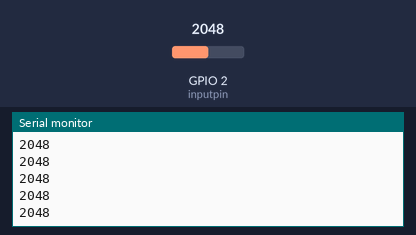
Simulated run of this sketch. Board: ESP32. Shown: the last lines printed to the serial monitor. The test bench sets the inputs (shaded band); at power-on: GPIO 2 (inputpin) = 2048 (analog values on the 0–4095 scale).

Above: at 1.2 s.
1.3 s: GPIO 2 (inputpin) set to 2866
At 1.31 s:
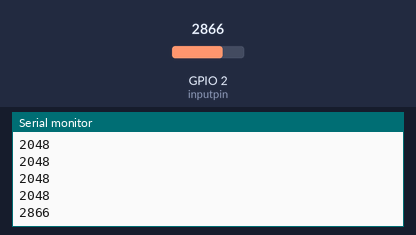
2.8 s: GPIO 2 (inputpin) set to 3603
At 2.81 s:
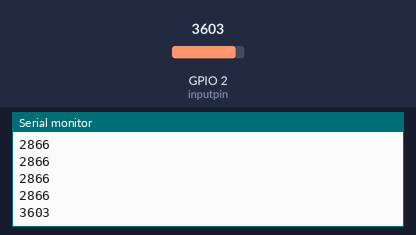
Timing chart, 0 to 5.8 s (numbered marks = the images above; inputs shaded):
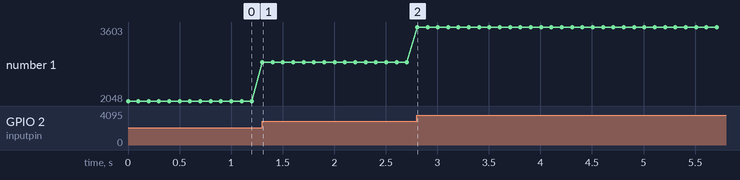

Measured:
- after the input at 1.3 s, the serial monitor: prints a new line at once (image 1)
- after the input at 2.8 s, the serial monitor: prints a new line at once (image 2)
- plotted number 1: 2048 → 2866 after the input at 1.3 s, 2866 → 3603 after the input at 2.8 s

The sketch:

analogDataReader.ino
```cpp
// defines the pin that recives input from the potentiometer
int inputpin = 2;
void setup() {
  // tells the device to be ready to exchange messages at the serial monitor 9600
  Serial.begin(9600);
  // gets pin d2 ready to recive input
  pinMode(inputpin, INPUT);
  // defines how precise the esp32 is when reading inputs in this case at 12 bits or 4096 individual numbers
  analogReadResolution(12);

}

void loop() {
  // print the amount of power being recieved at the pin d2
  Serial.println(analogRead(inputpin));
  // pauses the code for 100 milliseconds so the code doesnt print to the console an unnecassary amount of times
  delay(100);

}
```
